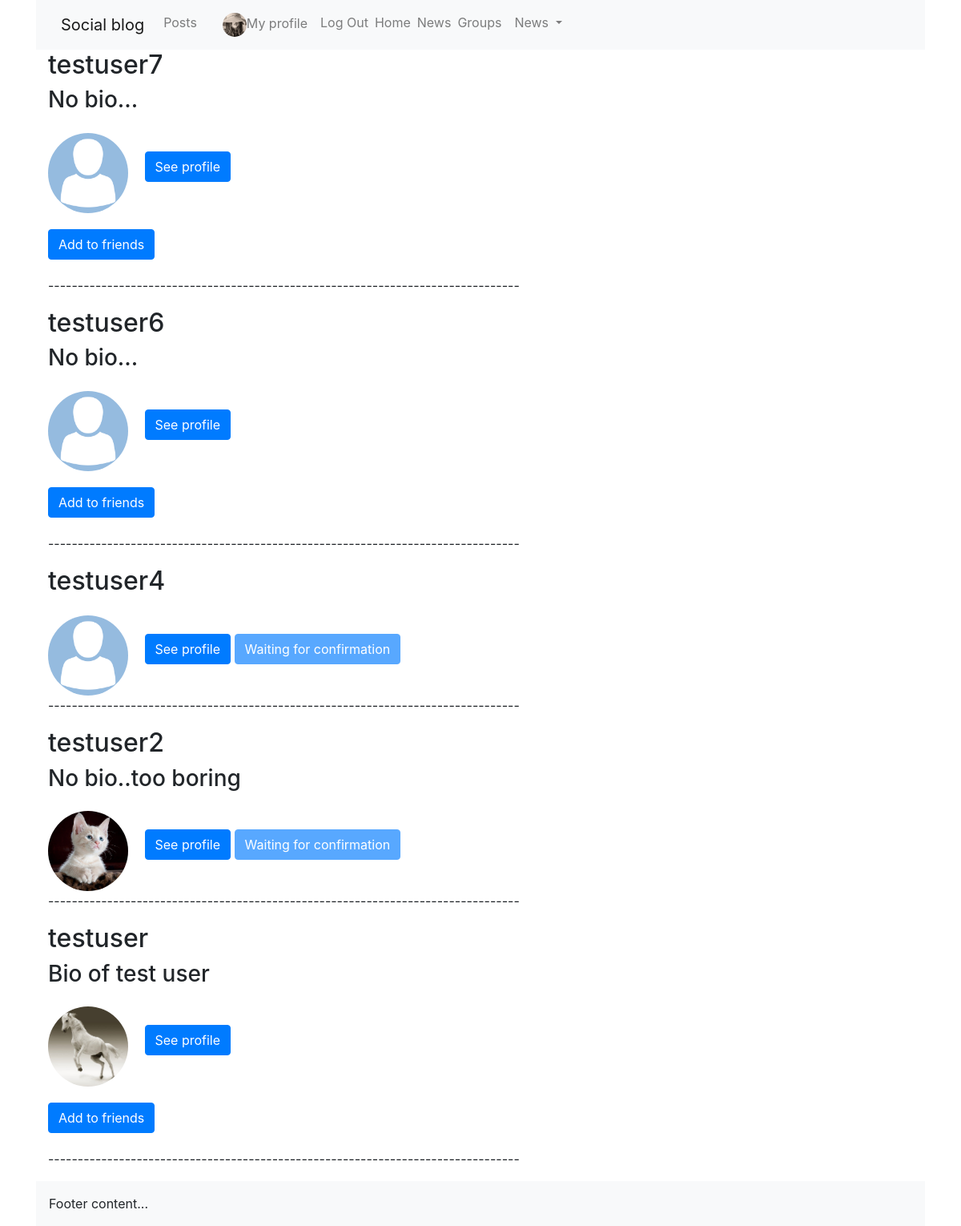
Page /profiles/ (signed in) on the committed database.
### profiles/models.py (models this page shows, shortened)
class Profile(models.Model):
    first_name = models.CharField(max_length=100, blank=True)
    last_name = models.CharField(max_length=100, blank=True)
    user = models.OneToOneField(User, on_delete=models.CASCADE)
    bio = models.TextField(default='No bio...')
    friends = models.ManyToManyField(User, related_name='friends', blank=True)
    email = models.EmailField(max_length=200, blank=True)
    country = models.CharField(max_length=200,blank=True)
    avatar = models.ImageField(default='avatar.png', upload_to='avatars/')
    slug = models.SlugField(unique=True, blank=True)
    updated = models.DateTimeField(auto_now=True)
    created = models.DateTimeField(auto_now_add=True)
    objects = ProfileManager()
    def get_absolute_url(self):
        return reverse('profiles:profile_detail_view', kwargs={'slug': self.slug})
    __initial_first_name = None
    __initial_last_name = None
    def __init__(self, *args, **kwargs):
        super().__init__(*args, **kwargs)
        self.__initial_first_name = self.first_name
        self.__initial_last_name = self.last_name
    class Meta:
        ordering = ['-created',]

### profiles/views.py (the view)
# urls.py: path('', views.ProfileListView.as_view(), name='all_profiles_list'),
class ProfileListView(generic.ListView, LoginRequiredMixin):
    model = Profile
    template_name = 'profiles/profile_list.html'
    context_object_name = 'qs'
    def get_queryset(self):
        qs = Profile.objects.get_all_profiles(self.request.user)
        return qs
    def get_context_data(self, **kwargs):
        context = super().get_context_data(**kwargs)
        user = User.objects.get(username__iexact=self.request.user.username)
        profile = Profile.objects.get(user=user)
        rel_r = Relationship.objects.filter(sender=profile)
        rel_s = Relationship.objects.filter(receiver=profile)
        rel_receiver = []
        rel_sender = []
        for item in rel_r:
            rel_receiver.append(item.receiver.user)
        for item in rel_s:
            rel_sender.append(item.sender.user)
        context['rel_receiver'] = rel_receiver
        context['rel_sender'] = rel_sender
        context['is_empty'] = False
        if len(self.get_queryset()) == 0:
            context['is_empty'] = True
        return context

### profiles/context_processors.py (called while the page is built)
def profile_pic(request):
    if request.user.is_authenticated:
        profile_obj = Profile.objects.get(user=request.user)
        pic = profile_obj.avatar
        return {'picture': pic}
    return {}

def invitations_no_rec(request):
    if request.user.is_authenticated:
        profile_obj = Profile.objects.get(user=request.user)
        qs_count = Relationship.objects.invitations_received(profile_obj).count()
        return {'invitations_no': qs_count}
    return {}

### profiles/models.py (called while the page is built)
    def get_all_profiles(self, me):
        profiles = Profile.objects.all().exclude(user=me)
        return profiles

    def invitations_received(self, receiver):
        qs = Relationship.objects.filter(receiver=receiver, status='send')
        return qs

### profiles/templates/profiles/profile_list.html (shortened to what this page needs)
<!DOCTYPE html>
{% extends 'base.html' %}
{% block content %}
    {% for obj in object_list %}
      <h2>{{obj.user}}</h2>
      <h3>{{obj.bio}}</h3>
      <img class="mr-3 mt-3 rounded-circle avatar" src="{{obj.avatar.url}}">
      <a href="{{obj.get_absolute_url}}"><button class="btn btn-primary">See profile</button></a>
      {% if obj.user not in rel_receiver and obj.user not in rel_sender %}
        <form method="POST" action="{% url 'profiles:send_invite'%}">
          <button type="submit" class="btn btn-primary">Add to friends</button>
        </form>
      {% endif %}
      {% if obj.user in rel_receiver and request.user not in obj.friends.all%}
        <button class="btn btn-primary disabled">Waiting for confirmation</button>
      {% endif %}
      <p>--------------------------------------------------------------------------------</p>
    {% endfor %}
{% endblock content %}

### static/social_blog/css/master.css (style rules this page uses)
.avatar { width: 100px; height: 100px; object-fit:cover; border-radius: 50%; }
.btn, .card { margin-top: 20px; margin-bottom: 20px; }

### rows in the picture
Profile: user "testuser7", bio "No bio...", avatar (placeholder picture)
Profile: user "testuser6", bio "No bio...", avatar (placeholder picture)
Profile: user "testuser4", avatar (placeholder picture), shows "Waiting for confirmation"
Profile: user "testuser2", bio "No bio..too boring", avatar (picture), shows "Waiting for confirmation"
Profile: user "testuser", bio "Bio of test user", avatar (picture)
